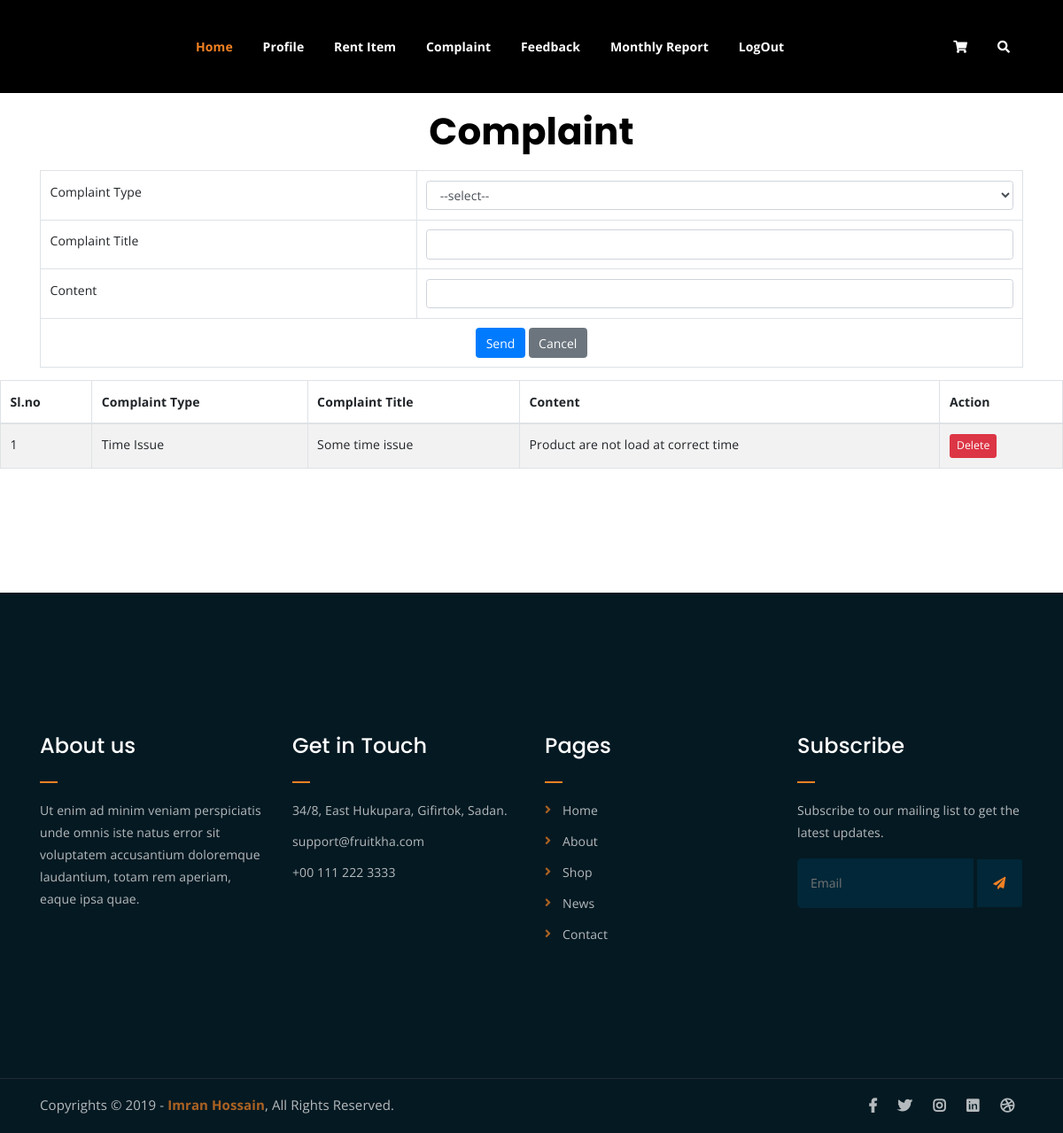
The page /Seller/sellercomplaint/ (signed in) on the database its author committed.
### Seller/models.py (models this page shows)
class tbl_sellercomplaint(models.Model):
    complainttype=models.ForeignKey(tbl_complainttype,on_delete=models.CASCADE)
    complainttitle=models.CharField(max_length=50)
    content=models.CharField(max_length=50)
    complaintdate=models.DateField(auto_now_add=True)
    seller=models.ForeignKey(tbl_newseller,on_delete=models.SET_NULL,null=True)

### Admin/models.py (models this page shows)
class tbl_complainttype(models.Model):
    complaint_name=models.CharField(max_length=50)

### Seller/views.py (the view)
# urls.py: path('sellercomplaint/',views.sellercomplaint,name="SellerComplaint"),
def sellercomplaint(request):
    sdata=tbl_newseller.objects.get(id=request.session['sid'])
    comdata=tbl_complainttype.objects.all()
    compdata=tbl_sellercomplaint.objects.all()
    if request.method=="POST":
        com=tbl_complainttype.objects.get(id=request.POST.get("select_com"))
        tbl_sellercomplaint.objects.create(
            complainttitle = request.POST.get("txt_name"),
            content = request.POST.get("txt_content"),
            complainttype=com,
            seller=sdata,
        )
        return render(request,"Seller/SellerComplaint.html",{'sdata':sdata,'comdata':comdata,'compdata':compdata})
    else:
        return render(request,"Seller/SellerComplaint.html",{'sdata':sdata,'comdata':comdata,'compdata':compdata})

### Seller/Templates/Seller/SellerComplaint.html (shortened to what this page needs)
{% extends 'Seller/header.html'%}
{% load static %}
{% block content %}
<!DOCTYPE html>
<html lang="en">
<head>
</head>
<body>
    <center><h2 style="color: black">Complaint</h2></center>
    <form action="" method="POST">
        <div class="container mt-4">
            <table class="table table-bordered">
                <tr>
                    <td>Complaint Type</td>
                    <td>
                        <select class="form-control" name="select_com" id="">
                            <option>--select--</option>
                        </select>
                    </td>
                </tr>
                <tr>
                    <td>Complaint Title</td>
                    <td><input type="text" class="form-control" name="txt_name" id=""></td>
                </tr>
                <tr>
                    <td>Content</td>
                    <td><input type="text" class="form-control" name="txt_content" id=""></td>
                </tr>
                <tr>
                    <td colspan="2" class="text-center">
                        <button type="submit" class="btn btn-primary" name="submit">Send</button>
                        <button type="submit" class="btn btn-secondary" name="cancel">Cancel</button>
                    </td>
                </tr>
            </table>
        </div>
    </form>
    <table class="table table-bordered table-striped" align="center">
        <thead>
            <tr>
                <th>Sl.no</th>
                <th>Complaint Type</th>
                <th>Complaint Title</th>
                <th>Content</th>
                <th>Action</th>
            </tr>
        </thead>
        <tbody>
            {% for i in compdata %}
                <tr>
                    <td>{{forloop.counter}}</td>
                    <td>{{i.complainttype.complaint_name}}</td>
                    <td>{{i.complainttitle}}</td>
                    <td>{{i.content}}</td>
                    <td><a href="{% url 'Seller:del_complaint' i.id %}" class="btn btn-danger btn-sm">Delete</a></td>
                </tr>
            {% endfor %}
        </tbody>
    </table>
</body>
</html>
{% endblock content %}

### Guest/static/Main/assets/css/main.css (style rules this page uses)
html { font-size: 14px; font-weight: 400; line-height: 28px; height: 100%; }
body { font-family: "Open Sans", sans-serif; font-weight: 400; font-size: 1rem; letter-spacing: 0.1px; line-height: 1.8; color: #051922; overflow-x: hidden; }
a { cursor: pointer; text-decoration: none; -webkit-transition: all 0.2s ease-in-out; -o-transition: all 0.2s ease-in-out; transition: all 0.2s ease-in-out; }
h1, .h1, h2, .h2, h3, .h3, h4, .h4, h5, .h5, h6, .h6 { font-family: "Poppins", sans-serif; font-weight: 700; margin: 0 0 1.25rem 0; color: white; }
h1:last-child, .h1:last-child, h2:last-child, .h2:last-child, h3:last-child, .h3:last-child, h4:last-child, .h4:last-child, h5:last-child, .h5:last-child, h6:last-child, .h6:last-child { margin: 0; }
h2, .h2 { font-size: 3rem; font-weight: 700; line-height: 3.25rem; }
html, body { height: 100%; }
thead { border-bottom: 1px solid #eee; }

### rows shown on the page
tbl_sellercomplaint: complainttype.complaint_name "Time Issue", complainttitle "Some time issue", content "Product are not load at correct time"
